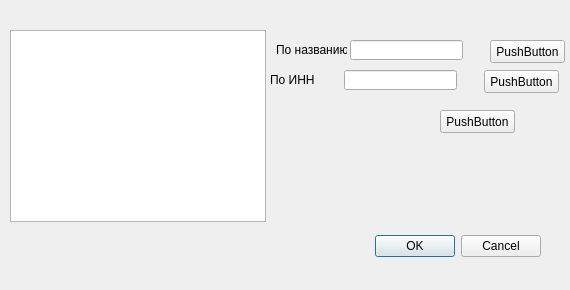
<?xml version="1.0" encoding="UTF-8"?>
<ui version="4.0">
 <class>w_ord_agent</class>
 <widget class="QDialog" name="w_ord_agent">
  <property name="geometry">
   <rect>
    <x>0</x>
    <y>0</y>
    <width>570</width>
    <height>290</height>
   </rect>
  </property>
  <property name="windowTitle">
   <string>Dialog</string>
  </property>
  <widget class="QDialogButtonBox" name="buttonBox">
   <property name="geometry">
    <rect>
     <x>200</x>
     <y>230</y>
     <width>341</width>
     <height>32</height>
    </rect>
   </property>
   <property name="orientation">
    <enum>Qt::Horizontal</enum>
   </property>
   <property name="standardButtons">
    <set>QDialogButtonBox::Cancel|QDialogButtonBox::Ok</set>
   </property>
  </widget>
  <widget class="QTableWidget" name="tableWidget">
   <property name="geometry">
    <rect>
     <x>10</x>
     <y>30</y>
     <width>256</width>
     <height>192</height>
    </rect>
   </property>
  </widget>
  <widget class="QLineEdit" name="lineEdit">
   <property name="geometry">
    <rect>
     <x>350</x>
     <y>40</y>
     <width>113</width>
     <height>20</height>
    </rect>
   </property>
  </widget>
  <widget class="QPushButton" name="pushButton_3">
   <property name="geometry">
    <rect>
     <x>440</x>
     <y>110</y>
     <width>75</width>
     <height>23</height>
    </rect>
   </property>
   <property name="text">
    <string>PushButton</string>
   </property>
  </widget>
  <widget class="QLabel" name="label">
   <property name="geometry">
    <rect>
     <x>276</x>
     <y>40</y>
     <width>71</width>
     <height>20</height>
    </rect>
   </property>
   <property name="text">
    <string>По названию</string>
   </property>
  </widget>
  <widget class="QPushButton" name="pushButton">
   <property name="geometry">
    <rect>
     <x>490</x>
     <y>40</y>
     <width>75</width>
     <height>23</height>
    </rect>
   </property>
   <property name="text">
    <string>PushButton</string>
   </property>
  </widget>
  <widget class="QLineEdit" name="lineEdit_2">
   <property name="geometry">
    <rect>
     <x>344</x>
     <y>70</y>
     <width>113</width>
     <height>20</height>
    </rect>
   </property>
  </widget>
  <widget class="QLabel" name="label_2">
   <property name="geometry">
    <rect>
     <x>270</x>
     <y>70</y>
     <width>71</width>
     <height>20</height>
    </rect>
   </property>
   <property name="text">
    <string>По ИНН</string>
   </property>
  </widget>
  <widget class="QPushButton" name="pushButton_2">
   <property name="geometry">
    <rect>
     <x>484</x>
     <y>70</y>
     <width>75</width>
     <height>23</height>
    </rect>
   </property>
   <property name="text">
    <string>PushButton</string>
   </property>
  </widget>
 </widget>
 <resources/>
 <connections>
  <connection>
   <sender>buttonBox</sender>
   <signal>accepted()</signal>
   <receiver>w_ord_agent</receiver>
   <slot>accept()</slot>
   <hints>
    <hint type="sourcelabel">
     <x>248</x>
     <y>254</y>
    </hint>
    <hint type="destinationlabel">
     <x>157</x>
     <y>274</y>
    </hint>
   </hints>
  </connection>
  <connection>
   <sender>buttonBox</sender>
   <signal>rejected()</signal>
   <receiver>w_ord_agent</receiver>
   <slot>reject()</slot>
   <hints>
    <hint type="sourcelabel">
     <x>316</x>
     <y>260</y>
    </hint>
    <hint type="destinationlabel">
     <x>286</x>
     <y>274</y>
    </hint>
   </hints>
  </connection>
 </connections>
</ui>
